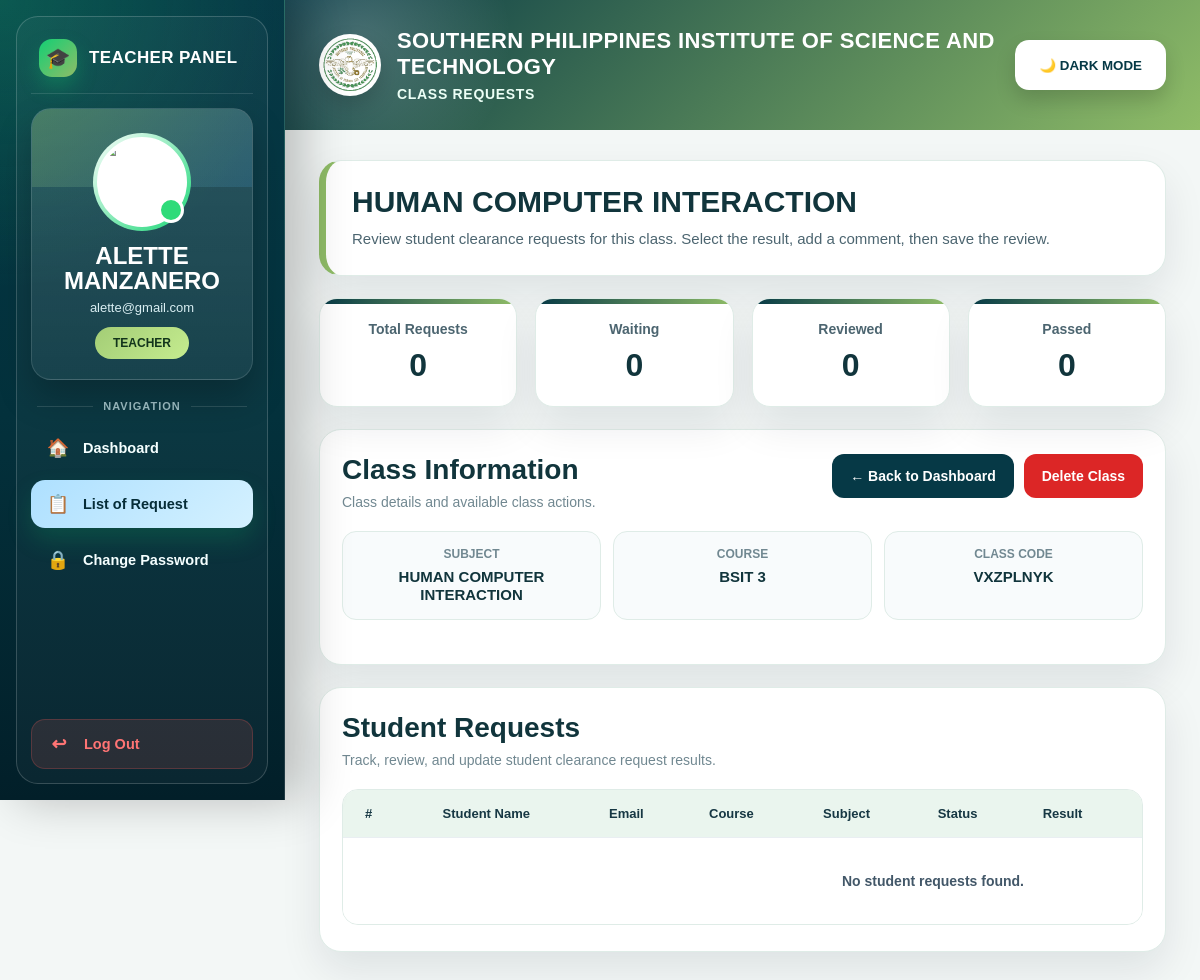
Screenshot of /clearance_system/dashboard/teacher_request.php?class_id=13 (signed in) with the database file from the repository.
### tables this page shows
CREATE TABLE `users` (
  `id` int(11) NOT NULL,
  `firstname` varchar(100) DEFAULT NULL,
  `lastname` varchar(100) DEFAULT NULL,
  `email` varchar(100) DEFAULT NULL,
  `contact_number` varchar(20) DEFAULT NULL,
  `password` varchar(255) DEFAULT NULL,
  `role` enum('student','teacher') DEFAULT NULL,
  `course` varchar(50) DEFAULT NULL,
  `profile_photo` varchar(255) DEFAULT NULL,
  `is_deleted` tinyint(1) NOT NULL DEFAULT 0,
  `deleted_at` datetime DEFAULT NULL
);

CREATE TABLE `teacher_classes` (
  `id` int(11) NOT NULL,
  `teacher_id` int(11) NOT NULL,
  `subject` varchar(100) NOT NULL,
  `course` varchar(50) NOT NULL,
  `class_code` varchar(20) NOT NULL,
  `created_at` timestamp NOT NULL DEFAULT current_timestamp()
);

### clearance_system/dashboard/teacher_request.php (the view, shortened to what this page needs)
<?php
include("../config/db.php");
$teacher_id = $_SESSION['user_id'];
$current_page = basename($_SERVER['PHP_SELF']);
$class_id = intval($_GET['class_id']);
$user_stmt = $conn->prepare("SELECT firstname, lastname, email, profile_photo FROM users WHERE id = ? AND role = 'teacher'");
$user_stmt->bind_param("i", $teacher_id);
$user_stmt->execute();
$user = $user_stmt->get_result()->fetch_assoc();
$photo = "../assets/southern.png";
$top_header_logo = "../assets/logo2.png";
$class_stmt = $conn->prepare("SELECT * FROM teacher_classes WHERE id = ? AND teacher_id = ?");
$class_stmt->bind_param("ii", $class_id, $teacher_id);
$class_stmt->execute();
$class_result = $class_stmt->get_result();
$class = $class_result->fetch_assoc();
$request_rows = [];
$total_requests = 0;
$total_waiting = 0;
$total_reviewed = 0;
$total_passed = 0;
?>
<!DOCTYPE html>
<html lang="en">
<head>
</head>
<body>
<div class="wrapper">
    <div class="sidebar">
        <div class="sidebar-top">
            <div>
                <div class="brand-mini">
                    <span class="brand-dot"></span>
                    <span class="brand-text">Teacher Panel</span>
                </div>
                <div class="profile-card">
                    <div class="profile-ring">
                        <img src="<?php echo htmlspecialchars($photo); ?>" alt="Profile" class="profile-img" onerror="this.src='../assets/southern.png';">
                    </div>
                    <h3><?php echo htmlspecialchars($user['firstname'] . ' ' . $user['lastname']); ?></h3>
                    <p><?php echo htmlspecialchars($user['email']); ?></p>
                    <div class="role-badge">TEACHER</div>
                </div>
                <div class="nav-title">Navigation</div>
                <div class="nav-group">
                    <a href="teacher.php" class="<?php echo ($current_page == 'teacher.php') ? 'active' : ''; ?>">
                        <span class="nav-icon">🏠</span>
                        <span class="nav-text">Dashboard</span>
                    </a>
                    <a href="teacher_request.php?class_id=<?php echo intval($class_id); ?>" class="<?php echo ($current_page == 'teacher_request.php') ? 'active' : ''; ?>">
                        <span class="nav-icon">📋</span>
                        <span class="nav-text">List of Request</span>
                    </a>
                    <a href="change_password.php" class="<?php echo ($current_page == 'change_password.php') ? 'active' : ''; ?>">
                        <span class="nav-icon">🔒</span>
                        <span class="nav-text">Change Password</span>
                    </a>
                </div>
            </div>
            <a href="../auth/logout.php" class="logout-link">
                <span class="nav-icon">↩</span>
                <span class="nav-text">Log Out</span>
            </a>
        </div>
    </div>
    <div class="main-content">
        <div class="top-header">
            <div class="top-header-brand">
                <img
                    src="<?php echo htmlspecialchars($top_header_logo); ?>"
                    alt="School Logo"
                    class="top-header-logo"
                    onerror="this.src='../assets/southern.png';"
                >
                <div>
                    <span>SOUTHERN PHILIPPINES INSTITUTE OF SCIENCE AND TECHNOLOGY</span>
                    <small>CLASS REQUESTS</small>
                </div>
            </div>
            <button type="button" class="theme-toggle-btn" id="themeToggleBtn" onclick="toggleTheme()">🌙 DARK MODE</button>
        </div>
        <div class="content">
            <div class="welcome-box">
                <h2><?php echo htmlspecialchars($class['subject']); ?></h2>
                <p>
                    Review student clearance requests for this class. Select the result, add a comment, then save the review.
                </p>
            </div>
            <div class="stats-grid">
                <div class="stat-card">
                    <h4>Total Requests</h4>
                    <div class="number"><?php echo $total_requests; ?></div>
                </div>
                <div class="stat-card">
                    <h4>Waiting</h4>
                    <div class="number"><?php echo $total_waiting; ?></div>
                </div>
                <div class="stat-card">
                    <h4>Reviewed</h4>
                    <div class="number"><?php echo $total_reviewed; ?></div>
                </div>
                <div class="stat-card">
                    <h4>Passed</h4>
                    <div class="number"><?php echo $total_passed; ?></div>
                </div>
            </div>
            <div class="card">
                <div class="card-header">
                    <div class="card-title">
                        <h3>Class Information</h3>
                        <p>Class details and available class actions.</p>
                    </div>
                    <div class="action-buttons">
                        <a href="teacher.php" class="back-btn">← Back to Dashboard</a>
                        <form method="POST" onsubmit="return confirm('Are you sure you want to delete this class? This will also remove all student requests under this class.');">
                            <button type="submit" name="delete_class" class="delete-class-btn">Delete Class</button>
                        </form>
                    </div>
                </div>
                <div class="class-info-grid">
                    <div class="info-box">
                        <label>Subject</label>
                        <span><?php echo htmlspecialchars($class['subject']); ?></span>
                    </div>
                    <div class="info-box">
                        <label>Course</label>
                        <span><?php echo htmlspecialchars($class['course']); ?></span>
                    </div>
                    <div class="info-box">
                        <label>Class Code</label>
                        <span><?php echo htmlspecialchars($class['class_code']); ?></span>
                    </div>
                </div>
            </div>
            <div class="card">
                <div class="card-header">
                    <div class="card-title">
                        <h3>Student Requests</h3>
                        <p>Track, review, and update student clearance request results.</p>
                    </div>
                </div>
                <div class="table-wrap">
                    <table>
                        <thead>
                            <tr>
                                <th>#</th>
                                <th>Student Name</th>
                                <th>Email</th>
                                <th>Course</th>
                                <th>Subject</th>
                                <th>Status</th>
                                <th>Result</th>
                                <th>Comment</th>
                            </tr>
                        </thead>
                        <tbody>
                            <?php if (count($request_rows) > 0): ?>
                                <?php foreach ($request_rows as $index => $row): ?>
                                    <tr>
                                        <td><?php echo $index + 1; ?></td>
                                        <td><?php echo htmlspecialchars($row['firstname'] . ' ' . $row['lastname']); ?></td>
                                        <td><?php echo htmlspecialchars($row['email']); ?></td>
                                        <td><?php echo htmlspecialchars($row['course']); ?></td>
                                        <td><?php echo htmlspecialchars($row['subject']); ?></td>
                                        <td>
                                            <?php if ($row['status'] === 'Reviewed'): ?>
                                                <span class="status-badge status-reviewed">Reviewed</span>
                                            <?php else: ?>
                                                <span class="status-badge status-requesting">Requesting</span>
                                            <?php endif; ?>
                                        </td>
                                        <td>
                                            <?php
                                            if ($row['result'] === 'Passed') {
                                                echo '<span class="result-passed">Passed</span>';
                                            } elseif ($row['result'] === 'Failed') {
                                                echo '<span class="result-failed">Failed</span>';
                                            } elseif ($row['result'] === 'Incomplete') {
                                                echo '<span class="result-incomplete">Incomplete</span>';
                                            } else {
                                                echo 'Pending';
                                            }
                                            ?>
                                        </td>
                                        <td><?php echo !empty($row['comment']) ? htmlspecialchars($row['comment']) : '---'; ?></td>
                                        <td>
                                            <?php
                                            echo !empty($row['date_signed'])
                                                ? date("F d, Y", strtotime($row['date_signed']))
                                                : '---';
                                            ?>
                                        </td>
                                        <td>
                                            <form method="POST" class="review-form">
                                                <input type="hidden" name="request_id" value="<?php echo intval($row['id']); ?>">
                                                <select name="result" required>
                                                    <option value="">Select Result</option>
                                                    <option value="Passed" <?php echo ($row['result'] === 'Passed') ? 'selected' : ''; ?>>Passed</option>
                                                    <option value="Failed" <?php echo ($row['result'] === 'Failed') ? 'selected' : ''; ?>>Failed</option>
                                                    <option value="Incomplete" <?php echo ($row['result'] === 'Incomplete') ? 'selected' : ''; ?>>Incomplete</option>
                                                </select>
                                                <textarea name="comment" placeholder="Comment" required><?php echo htmlspecialchars($row['comment'] ?? ''); ?></textarea>
                                                <button type="submit" name="save_review" class="save-btn">Save Review</button>
                                            </form>
                                        </td>
                                    </tr>
                                <?php endforeach; ?>
                            <?php else: ?>
                                <tr>
                                    <td colspan="10" class="empty-state">No student requests found.</td>
                                </tr>
                            <?php endif; ?>
                        </tbody>
                    </table>
                </div>
            </div>
        </div>
    </div>
</div>
</body>
</html>

### rows the page displays
users: firstname+lastname "ALETTE MANZANERO", email "alette@gmail.com"
teacher_classes: subject "HUMAN COMPUTER INTERACTION", course "BSIT 3", class_code "VXZPLNYK"

### other values shown
$total_requests "0"
$total_waiting "0"
$total_reviewed "0"
$total_passed "0"
